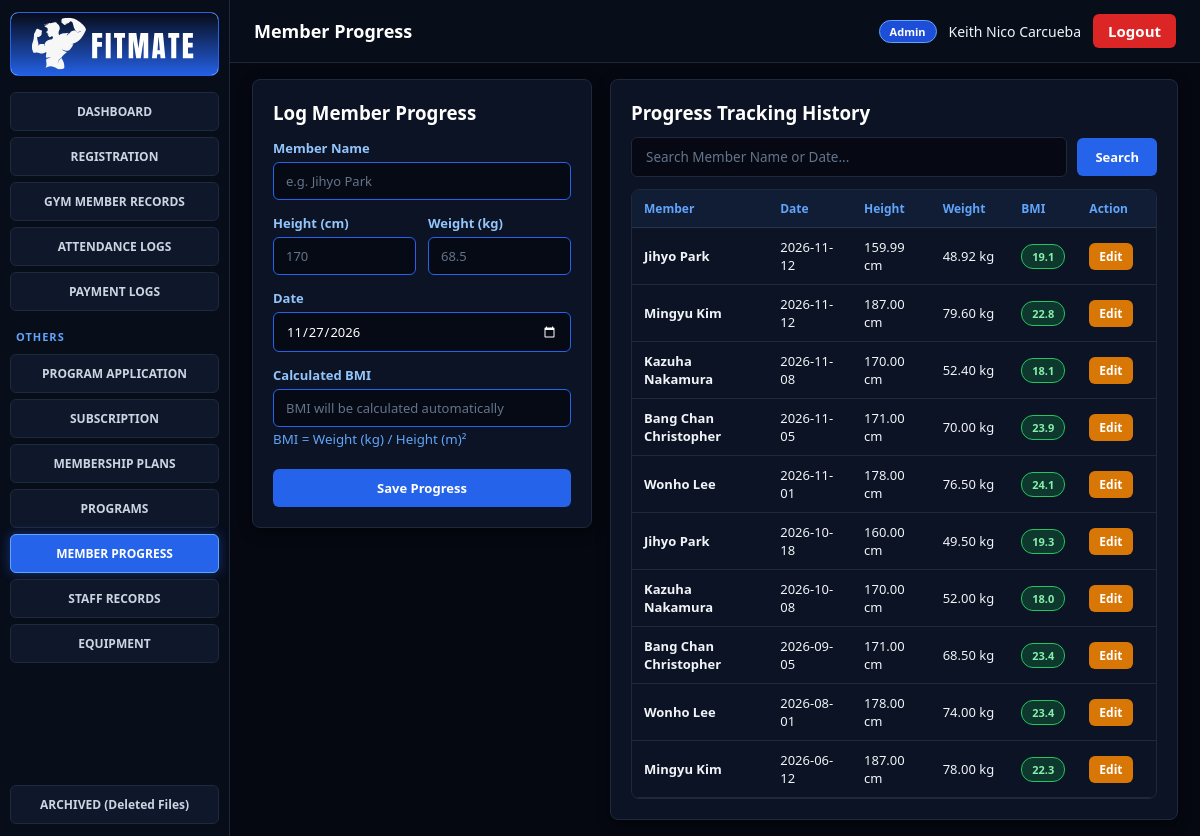
The page /fitness/progress.php (signed in) on the database its author committed.
### tables this page shows
CREATE TABLE `progress` (
  `RecordID` varchar(15) NOT NULL,
  `MemberID` varchar(15) NOT NULL,
  `Date` date NOT NULL,
  `Height` decimal(5,2) NOT NULL,
  `Weight` decimal(5,2) NOT NULL
);

### fitness/progress.php (the view, shortened to what this page needs)
<?php
require_once __DIR__ . '/../config/db.php';
$sql = "
    SELECT
        pr.RecordID,
        pr.MemberID,
        pr.`Date`,
        pr.Height,
        pr.Weight,
        CONCAT(m.FirstName, ' ', m.LastName) AS FullName
    FROM progress pr
    INNER JOIN gym_member m ON pr.MemberID = m.MemberID
    ORDER BY pr.`Date` DESC, CAST(SUBSTRING(pr.RecordID, 4) AS UNSIGNED) DESC
";
$progressList = $pdo->query($sql)->fetchAll(PDO::FETCH_ASSOC);
$editProgress = null;
include __DIR__ . '/../includes/header.php';
?>
<div class="progress-grid">
    <div class="card" style="height: fit-content;">
        <h3 style="margin-bottom: 14px;">
            <?= $editProgress ? 'Edit Member Progress' : 'Log Member Progress' ?>
        </h3>
        <form method="POST" action="progress.php">
            <div class="form-group">
                <label>Member Name</label>
                <input
                    type="text"
                    name="MemberName"
                    list="memberNameList"
                    placeholder="e.g. Jihyo Park"
                    value="<?= htmlspecialchars($editProgress['FullName'] ?? '') ?>"
                    autocomplete="off"
                    required
                >
            </div>
            <div class="form-row">
                <div class="form-group">
                    <label>Height (cm)</label>
                    <input
                        type="number"
                        id="height"
                        name="Height"
                        step="0.01"
                        min="0.01"
                        max="999.99"
                        placeholder="170"
                        value="<?= htmlspecialchars($editProgress['Height'] ?? '') ?>"
                        required
                    >
                </div>
                <div class="form-group">
                    <label>Weight (kg)</label>
                    <input
                        type="number"
                        id="weight"
                        name="Weight"
                        step="0.01"
                        min="0.01"
                        max="999.99"
                        placeholder="68.5"
                        value="<?= htmlspecialchars($editProgress['Weight'] ?? '') ?>"
                        required
                    >
                </div>
            </div>
            <div class="form-group">
                <label>Date</label>
                <input
                    type="date"
                    name="Date"
                    value="<?= htmlspecialchars($editProgress['Date'] ?? date('Y-m-d')) ?>"
                    required
                >
            </div>
            <div class="form-group">
                <label>Calculated BMI</label>
                <input
                    type="text"
                    id="bmi"
                    placeholder="BMI will be calculated automatically"
                    readonly
                >
                <small style="color:#60a5fa;">
                    BMI = Weight (kg) / Height (m)²
                </small>
            </div>
            <button type="submit" class="btn btn-primary" style="width:100%; margin-top: 6px; padding: 10px;">
                <?= $editProgress ? 'Update Progress' : 'Save Progress' ?>
            </button>
        </form>
    </div>
    <div class="card">
        <h3 style="margin-bottom: 12px; flex-shrink: 0;">Progress Tracking History</h3>
        <div class="search-bar">
            <input
                type="text"
                id="liveProgressSearch"
                onkeyup="filterProgressTable()"
                oninput="filterProgressTable()"
                placeholder="Search Member Name or Date..."
            >
            <button type="button" class="btn btn-primary" onclick="filterProgressTable()">
                Search
            </button>
        </div>
        <div class="fixed-table-wrap">
            <table class="fixed-table">
                <thead>
                    <tr>
                        <th style="width: 26%;">Member</th>
                        <th style="width: 16%;">Date</th>
                        <th style="width: 15%;">Height</th>
                        <th style="width: 15%;">Weight</th>
                        <th style="width: 13%;">BMI</th>
                        <th style="width: 15%;">Action</th>
                    </tr>
                </thead>
                <tbody id="progressTableBody">
                    <?php if (empty($progressList)): ?>
                        <tr>
                            <td colspan="6" style="text-align:center; color:#94a3b8; padding:18px;">
                                No progress records found.
                            </td>
                        </tr>
                    <?php else: foreach ($progressList as $pg):
                        $heightMeters = (float)$pg['Height'] / 100;
                        $bmi = $heightMeters > 0
                            ? round((float)$pg['Weight'] / ($heightMeters * $heightMeters), 1)
                            : 0;
                    ?>
                        <tr class="progress-row">
                            <td style="width: 26%;"><strong><?= htmlspecialchars($pg['FullName']) ?></strong></td>
                            <td style="width: 16%;"><?= htmlspecialchars($pg['Date']) ?></td>
                            <td style="width: 15%;"><?= htmlspecialchars($pg['Height']) ?> cm</td>
                            <td style="width: 15%;"><?= htmlspecialchars($pg['Weight']) ?> kg</td>
                            <td style="width: 13%;">
                                <span class="badge badge-green">
                                    <?= number_format($bmi, 1) ?>
                                </span>
                            </td>
                            <td style="width: 15%;">
                                <a
                                    href="progress.php?edit=<?= urlencode($pg['RecordID']) ?>"
                                    class="btn btn-warning btn-sm"
                                >
                                    Edit
                                </a>
                            </td>
                        </tr>
                    <?php endforeach; endif; ?>
                </tbody>
            </table>
        </div>
    </div>
</div>
<?php include __DIR__ . '/../includes/footer.php'; ?>

### assets/css/style.css (style rules this page uses)
:root { color-scheme: dark; }
* { box-sizing: border-box; margin: 0; padding: 0; font-family: 'Segoe UI', Tahoma, Geneva, Verdana, sans-serif; }
body { background: #050811; color: #f1f5f9; }
.card { background: #0c1324; border: 1px solid #1e293b; border-radius: 8px; padding: 20px; margin-bottom: 20px; box-shadow: 0 4px 14px rgba(0, 0, 0, 0.45); }
.card h3, .card h2, .card h4 { color: #ffffff; font-weight: 700; }
.form-row { display: grid; grid-template-columns: 1fr 1fr; gap: 12px; }
.form-group { margin-bottom: 14px; }
.form-group label { display: block; font-size: 13px; font-weight: 600; margin-bottom: 5px; color: #93c5fd; }
.form-group input, .form-group select, .form-group textarea { width: 100%; padding: 9px 12px; background: #060a14; color: #ffffff; border: 1px solid #2563eb; border-radius: 6px; font-size: 13px; }
.form-group input::placeholder, .search-bar input::placeholder { color: #64748b; }
.search-bar { display: flex; gap: 8px; margin-bottom: 14px; }
.search-bar input { flex: 1; padding: 9px 12px; background: #060a14; color: #ffffff; border: 1px solid #2563eb; border-radius: 6px; font-size: 13px; }
.btn { display: inline-block; padding: 9px 15px; border: none; border-radius: 6px; font-size: 13px; font-weight: 600; cursor: pointer; text-decoration: none; transition: 0.15s; }
.btn-primary { background: #2563eb; color: #ffffff; }
.btn-warning { background: #d97706; color: #ffffff; }
.btn-sm { padding: 5px 10px; font-size: 12px; }
.badge { display: inline-block; padding: 4px 10px; border-radius: 12px; font-size: 11px; font-weight: 700; background: #1e3a8a; color: #bfdbfe; border: 1px solid #3b82f6; }
.badge-green { background: rgba(22, 163, 74, 0.25); color: #86efac; border: 1px solid #22c55e; }

### fitness/progress.php (style rules this page uses)
.progress-grid { flex: 1 !important; display: grid !important; grid-template-columns: 340px 1fr !important; gap: 18px !important; min-height: 0 !important; align-items: stretch !important; }
.progress-grid > .card { margin-bottom: 0 !important; display: flex !important; flex-direction: column !important; min-height: 0 !important; overflow: hidden !important; }
.search-bar { display: flex; gap: 10px; margin-bottom: 12px; align-items: center; flex-shrink: 0; }
.search-bar input { flex: 1; background: #060913 !important; border: 1px solid #1e293b !important; color: #f1f5f9 !important; padding: 10px 14px !important; border-radius: 6px !important; font-size: 13.5px !important; outline: none !important; transition: border-color 0.2s ease; }
.search-bar input::placeholder { color: #64748b !important; }
.search-bar button { padding: 10px 18px !important; border-radius: 6px !important; font-weight: 600 !important; flex-shrink: 0; }
.fixed-table-wrap { border: 1px solid #1e293b; border-radius: 8px; background: #0c1324; overflow: hidden; display: flex; flex-direction: column; flex: 1; min-height: 0; }
.fixed-table { width: 100%; border-collapse: collapse; display: flex; flex-direction: column; flex: 1; min-height: 0; }
.fixed-table thead { flex-shrink: 0; background: #111c35; border-bottom: 1px solid #283548; }
.fixed-table thead tr, .fixed-table tbody tr { display: table; width: 100%; table-layout: fixed; }
.fixed-table tbody { display: block; overflow-y: auto; width: 100%; flex: 1; min-height: 0; }
.fixed-table th { padding: 10px 12px; text-align: left; font-size: 12px; font-weight: 700; color: #60a5fa; background: #111c35; }
.fixed-table td { padding: 10px 12px; font-size: 13px; color: #f1f5f9; border-bottom: 1px solid #1e293b; vertical-align: middle; }

### rows shown on the page
progress: FullName "Jihyo Park", Date "2026-11-12", Height "159.99", Weight "48.92", bmi "19.1"
progress: FullName "Mingyu Kim", Date "2026-11-12", Height "187.00", Weight "79.60", bmi "22.8"
progress: FullName "Kazuha Nakamura", Date "2026-11-08", Height "170.00", Weight "52.40", bmi "18.1"
progress: FullName "Bang Chan Christopher", Date "2026-11-05", Height "171.00", Weight "70.00", bmi "23.9"
progress: FullName "Wonho Lee", Date "2026-11-01", Height "178.00", Weight "76.50", bmi "24.1"
progress: FullName "Jihyo Park", Date "2026-10-18", Height "160.00", Weight "49.50", bmi "19.3"
progress: FullName "Kazuha Nakamura", Date "2026-10-08", Height "170.00", Weight "52.00", bmi "18.0"
progress: FullName "Bang Chan Christopher", Date "2026-09-05", Height "171.00", Weight "68.50", bmi "23.4"
progress: FullName "Wonho Lee", Date "2026-08-01", Height "178.00", Weight "74.00", bmi "23.4"
progress: FullName "Mingyu Kim", Date "2026-06-12", Height "187.00", Weight "78.00", bmi "22.3"

### other values the page prints
$page_title "Member Progress"
$_SESSION['role'] "Admin"
$_SESSION['staff_name'] "Keith Nico Carcueba"
